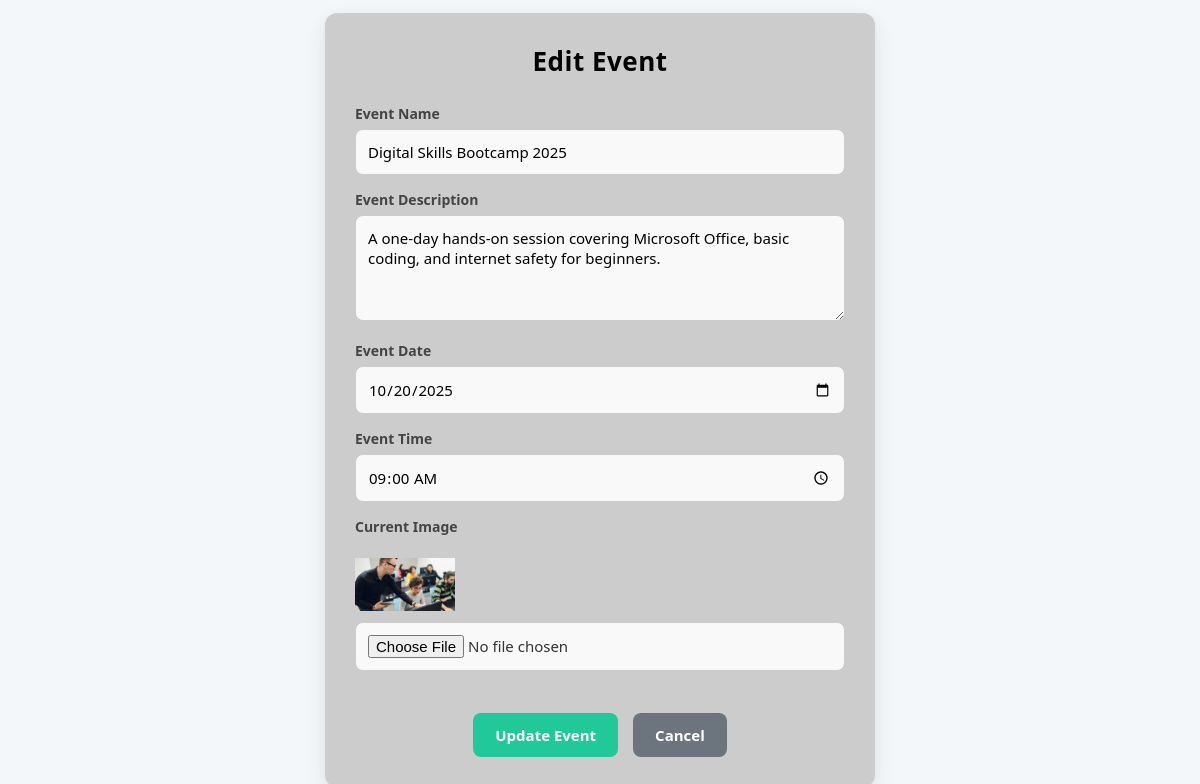
Page /admin/edit_events.php?id=2 (signed in) on the committed database.
### tables this page shows
CREATE TABLE `events` (
  `event_id` int(11) NOT NULL,
  `event_name` varchar(150) NOT NULL,
  `event_des` text NOT NULL,
  `event_date` date NOT NULL,
  `event_time` time NOT NULL,
  `image_event` varchar(255) NOT NULL
);

### admin/edit_events.php (the view, shortened to what this page needs)
<?php
include('../includes/connect.php');
$event_id = (int)$_GET['id'];
$stmt = $conn->prepare("SELECT * FROM events WHERE event_id=?");
$stmt->bind_param("i", $event_id);
$stmt->execute();
$event = $stmt->get_result()->fetch_assoc();
?>
<!DOCTYPE html>
<html lang="en">
<head>
  <link rel="stylesheet" href="../css/add_event.css">
</head>
<body>
  <div class="admin-container">
    <h2>Edit Event</h2>
    <form method="POST" enctype="multipart/form-data">
      <label>Event Name</label>
      <input type="text" name="event_name" value="<?php echo htmlspecialchars($event['event_name']); ?>" required>
      <label>Event Description</label>
      <textarea name="event_des" rows="4" required><?php echo htmlspecialchars($event['event_des']); ?></textarea>
      <label>Event Date</label>
      <input type="date" name="event_date" value="<?php echo $event['event_date']; ?>" required>
      <label>Event Time</label>
      <input type="time" name="event_time" value="<?php echo $event['event_time']; ?>" required>
      <label>Current Image</label><br>
      <?php if ($event['image_event']) { ?>
        <img src="../<?php echo htmlspecialchars($event['image_event']); ?>" width="100"><br>
      <?php } else { echo "No image"; } ?>
      <input type="file" name="image_event" accept="image/*"><br><br>
      <div class="actions">
        <button type="submit">Update Event</button>
        <a href="manage_events.php" class="btn-secondary">Cancel</a>
      </div>
    </form>
  </div>
</body>
</html>

### css/add_event.css (style rules this page uses)
* { margin: 0; padding: 0; box-sizing: border-box; font-family: "Segoe UI", sans-serif; }
body { background: #f4f7fa; color: #333; display: flex; justify-content: center; align-items: center; min-height: 100vh; }
.admin-container { width: 100%; max-width: 550px; background: #ccc; padding: 30px; border-radius: 12px; box-shadow: 0 6px 18px rgba(0, 0, 0, 0.1); animation: fadeIn 0.5s ease-in-out; }
.admin-container h2 { text-align: center; font-size: 26px; margin-bottom: 25px; color: #000; letter-spacing: 0.5px; }
form label { display: block; margin-top: 15px; font-weight: 600; color: #444; font-size: 14px; }
form input, form textarea { width: 100%; padding: 12px; margin-top: 6px; border: 1px solid #ccc; border-radius: 8px; font-size: 15px; transition: all 0.3s ease; background: #f9f9f9; }
form textarea { resize: vertical; min-height: 90px; }
form .actions { display: flex; justify-content: center; gap: 15px; margin-top: 20px; }
form button, .btn-secondary { padding: 12px 22px; border: none; border-radius: 8px; cursor: pointer; font-weight: bold; font-size: 15px; transition: all 0.3s ease; }
form button { background: #20c997; color: #fff; }
.btn-secondary { background: #6c757d; color: #fff; text-decoration: none; text-align: center; }

### rows in the picture
events: event_name "Digital Skills Bootcamp 2025", event_des "A one-day hands-on session covering Microsoft Office, basic coding, and internet safety for beginners.", event_date "10/20/2025", event_time "09:00:00", image_event (picture)
